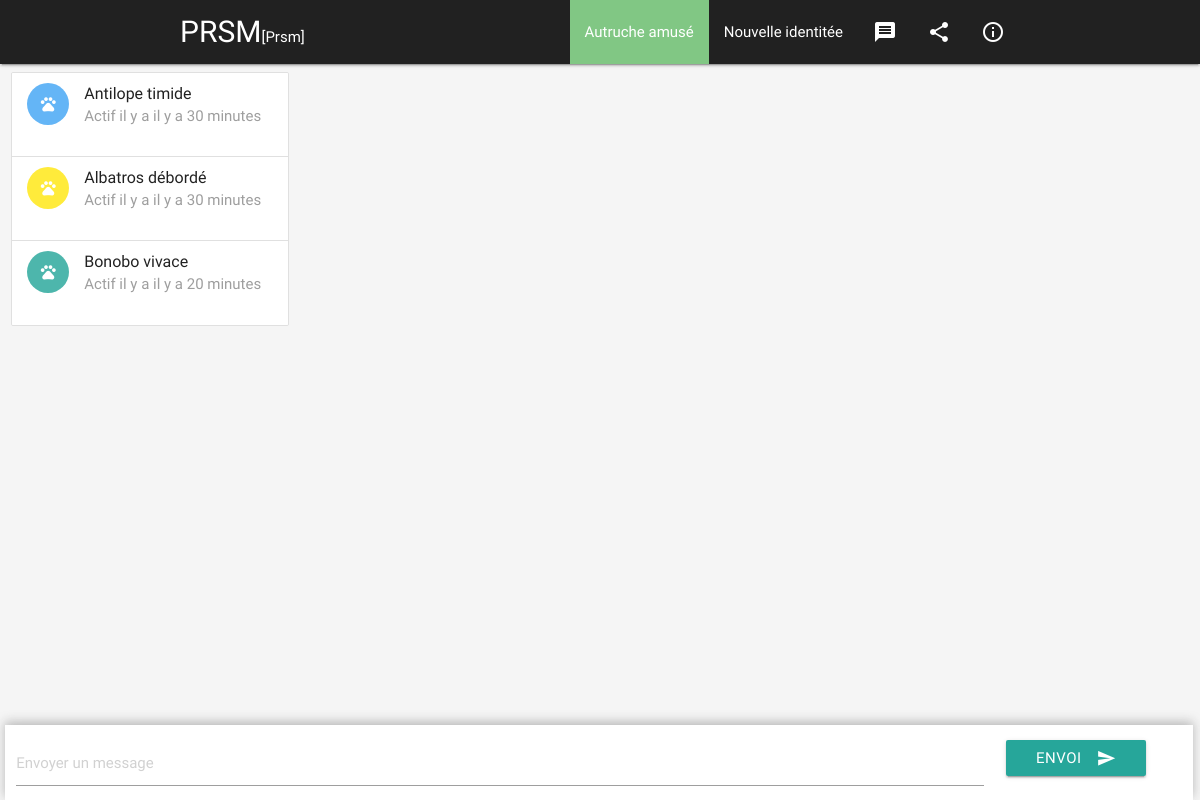
The page / on the database its author committed.
### tables this page shows
CREATE TABLE `prsm_users` (
  `id` int(12) NOT NULL,
  `idunique` varchar(255) NOT NULL,
  `nom` varchar(255) NOT NULL,
  `colors` varchar(255) NOT NULL,
  `colorsnb` varchar(255) NOT NULL,
  `lastconnect` int(25) NOT NULL
);

### querry_users.php (the view, shortened to what this page needs)
<?php
include_once 'config.php';
$Hour = strtotime(date("d-m-Y H:i:s"));
$LastHour = $Hour - 3600;
$requete_donnees_utilisateurs = $base->prepare("SELECT * FROM prsm_users WHERE lastconnect > '$LastHour'");
if ($requete_donnees_utilisateurs->execute()) {
  while( $donnees_utilisateurs = $requete_donnees_utilisateurs->fetch())
  {
    ?>
    <li class="collection-item avatar">
      <i class="material-icons circle <?php echo $donnees_utilisateurs['colors'] ?> <?php echo $donnees_utilisateurs['colorsnb'] ?>">pets</i>
      <span class="title"><?php echo $donnees_utilisateurs['nom'] ?></span>
      <?php
      $LastCo = $Hour - $donnees_utilisateurs['lastconnect'];
      if ($LastCo < 30) {
        $resultat_lastco = "il y a quelques secondes";
      }
      elseif ($LastCo < 60) {
        $resultat_lastco = "il y a 1 minute";
      }
      elseif ($LastCo < 120) {
        $resultat_lastco = "il y a 2 minutes";
      }
      elseif ($LastCo < 180) {
        $resultat_lastco = "il y a 3 minutes";
      }
      elseif ($LastCo < 240) {
        $resultat_lastco = "il y a 4 minutes";
      }
      elseif ($LastCo < 300) {
        $resultat_lastco = "il y a 5 minutes";
      }
      elseif ($LastCo < 600) {
        $resultat_lastco = "il y a 10 minutes";
      }
      elseif ($LastCo < 1200) {
        $resultat_lastco = "il y a 20 minutes";
      }
      elseif ($LastCo < 1800) {
        $resultat_lastco = "il y a 30 minutes";
      }
      elseif ($LastCo < 2700) {
        $resultat_lastco = "il y a 45 minutes";
      }
      else {
        $resultat_lastco = "il y a une heure";
      }
      ?>
      <p class="grey-text">Actif il y a <?php echo $resultat_lastco ?></p>
    </li>
    <?php
  }
}
?>

### index.php (shortened to what this page needs)
<!DOCTYPE html>
<html lang="fr">
<?php
if (isset($_GET['thread'])) {
  $welcome = false;
  $id_thread = htmlspecialchars($_GET['thread'], ENT_QUOTES);
}
else {
  $id_thread = "Prsm";
}
 ?>
<head>
  <link href="css/materialize.min.css" type="text/css" rel="stylesheet" media="screen,projection"/>
  <link href="css/sweetalert.min.css" type="text/css" rel="stylesheet" media="screen,projection"/>
  <link href="css/animate.min.css" type="text/css" rel="stylesheet" media="screen,projection"/>
  <link href="css/style.css" type="text/css" rel="stylesheet" media="screen,projection"/>
</head>
<body>
  <?php
  include_once 'utilisateur.php';
    ?>
   <div class="navbar-fixed">
     <nav class="grey darken-4 white-text" role="navigation">
       <div class="nav-wrapper container "><a href="index.php"><span class="titre_menu">PRSM</span></a><?php echo "[".$id_thread."]" ?><a id="logo-container" href="#" class="brand-logo"></a>
         <ul class="right hide-on-med-and-down">
           <li class="<?php echo $_SESSION['userCouleur'] ?> <?php echo $_SESSION['userVal'] ?>"><a href="#"><?php echo $_SESSION['userNom'] ?></a></li>
           <li><a id="newid" href="#">Nouvelle identitée</a></li>
           <li><a id="btnDiscution" href="#"><i class="material-icons">message</i></a></li>
           <li><a id="btnshare" href="#"><i class="material-icons">share</i></a></li>
           <li><a id="btninfo" href="#"><i class="material-icons">info_outline</i></a></li>
         </ul>
       </div>
     </nav>
   </div>
       <?php
       include "querry_users.php";
       ?>
  <div class="row">
    <div class="col l3 hide-on-med-and-down">
      <ul class="collection liste_users" id="divusers">
        <?php
        include "querry_users.php";
         ?>
      </ul>
    </div>
    <div class="col l9 s12">
      <div class="row">
      </div>
      <div class="fenetre_texte">
        <div class="row">
          <div class="col s10">
            <input type="text" id="message" name="text" placeholder="Envoyer un message">
          </div>
          <div class="col s2">
            <button class="btn waves-effect waves-light" id="envoiMSG"  type="submit" name="action">Envoi
              <i class="material-icons right">send</i>
            </button>
          </div>
        </div>
      </div>
    </div>
  </div>
  </body>
</html>

### css/style.css (style rules this page uses)
body { background-color: #f5f5f5; }
.fenetre_texte { z-index: 100; box-shadow: 0px -3px 10px 0px rgba(167, 167, 167, 0.79); position: fixed; height: 55px; bottom: 0px; padding-top: 15px; padding-bottom: 60px; width: 99%; left: 5px; background-color: white; }
.titre_menu { font-size: 30px; }

### rows shown on the page
prsm_users: nom "Antilope timide", lastconnect "il y a 30 minutes"
prsm_users: nom "Albatros débordé", lastconnect "il y a 30 minutes"
prsm_users: nom "Bonobo vivace", lastconnect "il y a 20 minutes"

### other values the page prints
$id_thread "Prsm"
$_SESSION['userNom'] "Autruche amusé"
